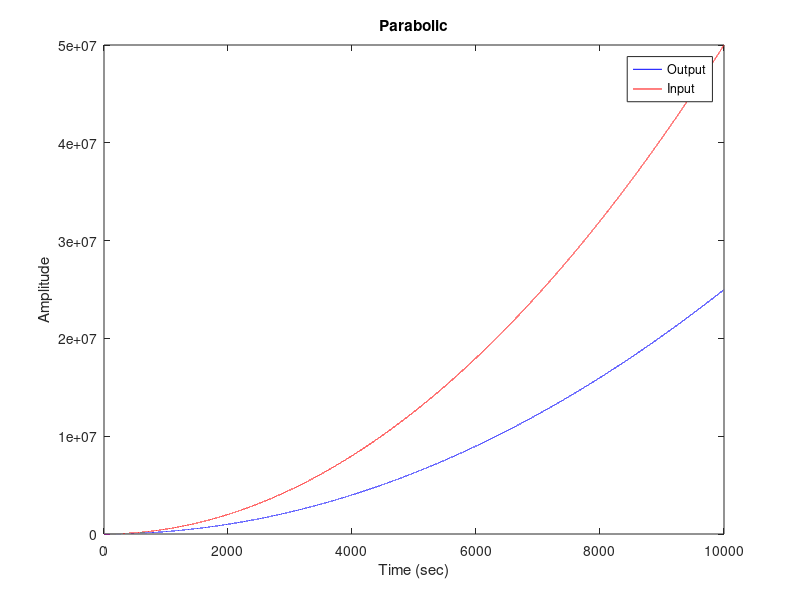

The MATLAB script that drew this image:
s = tf('s');
G = (1)/((s+1)*(3*s+1));
T = feedback(G,1);
t = 0:0.1:10000;
u = (t.*t)/2;
[y,t,x] = lsim(T,u,t);
plot(t,y,'b',t,u,'r')
xlabel('Time (sec)')
ylabel('Amplitude')
title('Parabolic')
legend('Output','Input')